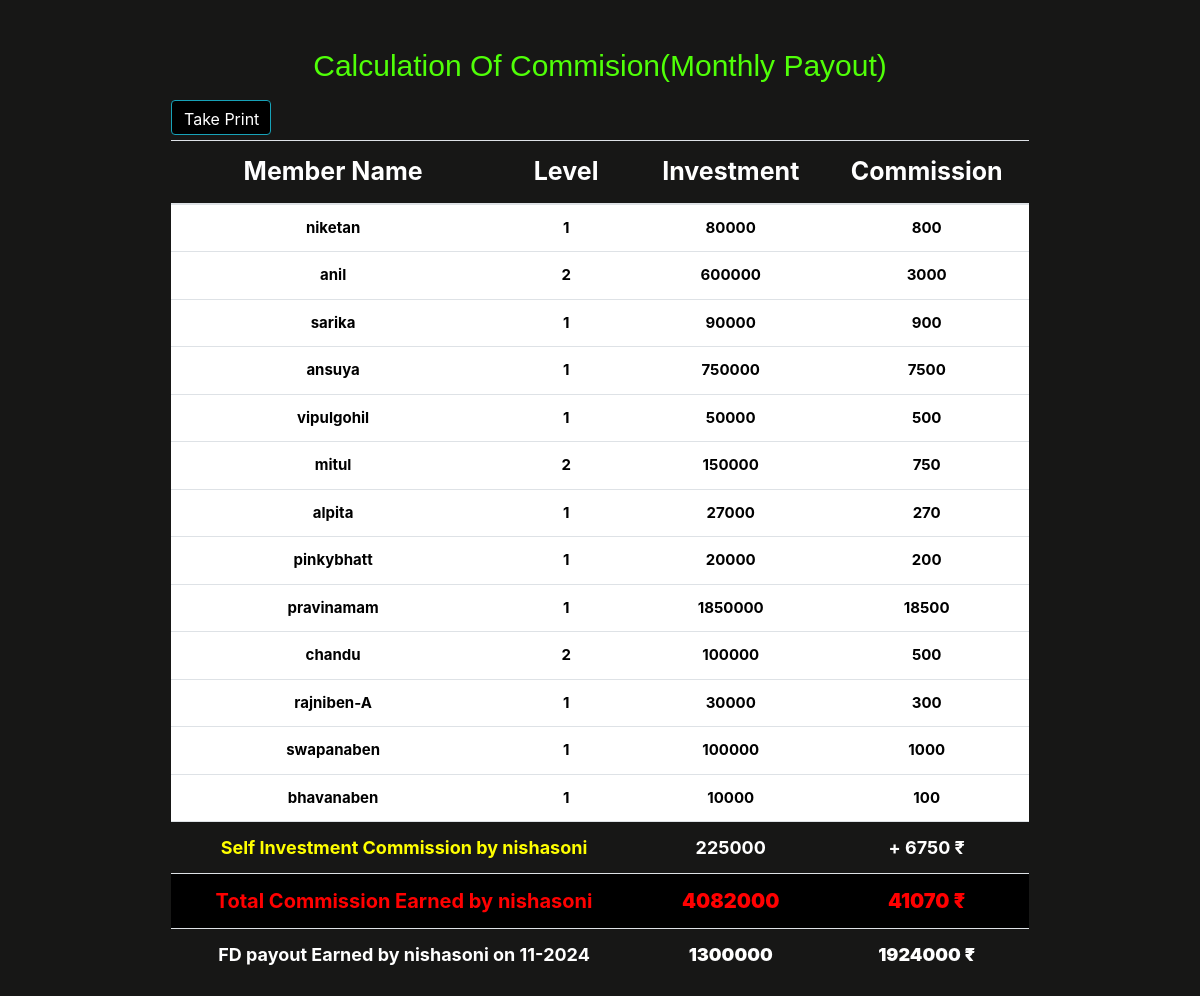
/commision.php?name=nishasoni, run on the app's committed database.
### tables this page shows
CREATE TABLE `members` (
  `id` int(11) NOT NULL,
  `name` varchar(255) DEFAULT NULL,
  `upline` varchar(255) DEFAULT NULL,
  `amount` float NOT NULL,
  `fd` int(25) NOT NULL,
  `date` datetime NOT NULL DEFAULT current_timestamp(),
  `date1` datetime DEFAULT NULL
);

### commision.php (the view, shortened to what this page needs)
<!DOCTYPE html>
<html lang="en">
<head>
</head>
<link rel="stylesheet" href="//cdn.datatables.net/1.11.5/css/jquery.dataTables.min.css">
<link rel="stylesheet" href="https://use.fontawesome.com/releases/v5.8.2/css/all.css">
<link rel="stylesheet" href="https://maxcdn.bootstrapcdn.com/bootstrap/4.0.0/css/bootstrap.min.css">
<body class="back" style="background-color:#171716;">
    <main class="container mt-5">
        <div class="container" style="width:80%;">
            <div class="table-responsive" style="overflow-x: hidden;">
                <div class="form-container">
                    <h1 class="text-center" style="color:#50ff08; font-family: Algerian, sans-serif;font-size:30px;">Calculation Of Commision(Monthly Payout)</h1><br>
                    <?php
                        $upline = '';
                        if ($_SERVER['REQUEST_METHOD'] === 'POST') {
                            if (isset($_POST['upline'])) {
                                $upline = $_POST['upline'];
                            }
                        } elseif (isset($_GET['name'])) {
                            $upline = $_GET['name'];
                        }
                            $conn = mysqli_connect("localhost", "root", "", "mlm");
                            try {
                                $query = "SELECT * FROM members WHERE name = '$upline'";
                                $result = mysqli_query($conn, $query);
                                if (mysqli_num_rows($result) > 0) {
                                    while($row = mysqli_fetch_assoc($result)) {
                                        $investment = $row["amount"];
                                    }
                                } else {
                                    throw new Exception("No investment found for " . $upline);
                                }
                            }
                            catch (Exception $e) {
                            }
                    ?>
                                <a href="#" onclick="window.print()" class="btn btn-info" style="margin-right:1000px;margin-top:-25px;width:100px;height:35px;
                                color:white;background-color:black;"><i class="material-icons"><!&#xE24D;></i> <span>
                                Take Print</span></a>
                        </div>
                                <table  id='NoOrder' class='table table-striped text-center'  style='font-size:20px;' >
                                    <thead>
                                        <tr style="font-size:25px;color:white;background-color:#171716;">
                                            <th>Member Name</th>
                                            <th>Level</th>
                                            <th>Investment</th>
                                            <th>Commission</th>
                                        </tr>
                                    </thead>
                                    <tbody>
                                <?php
                                if (isset($_GET['name'])) {
                                    $upline = $_GET['name'];
                                }
                                else if ($_SERVER['REQUEST_METHOD'] === 'POST') {
                                    $upline = $_POST['upline'];
                                }
                                    $conn = mysqli_connect("localhost", "root", "", "mlm");
                                    try {
                                        $query = "SELECT *, COALESCE(fd, '') AS fd FROM members WHERE name = '$upline'";
                                        $result = mysqli_query($conn, $query);
                                        if (mysqli_num_rows($result) > 0) {
                                            while ($row = mysqli_fetch_assoc($result)) {
                                                $investment = $row["amount"];
                                                $neel = $row["fd"];
                                                $kalp = $row["date1"];
                                            }
                                        } else {
                                            throw new Exception("No investment found for " . $upline);
                                        }
                                        $total_commission = getDownlinesCommission($upline, $conn, 0, $investment);
                                        $final_total = ($investment * 0.03) + $total_commission;
                                        $own = ($investment * 0.03);
                                        $total_investment = getTotalInvestment($upline, $conn, 0, $investment);
                                        $totalInvestment = $investment + $total_investment;
                                        echo "<tr style='font-size:18px;color:yellow;background-color:#171716;'>";
                                        echo "<td colspan='2'><strong>Self Investment Commission by $upline</strong></td>";
                                        echo "<td colspan='1'><strong><span style='color:white;'>$investment</span></strong></td>";
                                        echo "<td colspan='1'><strong><span style='color:white;'>+ $own ₹</span></strong></td>";
                                        echo "</tr>";
                                        echo "<tr style='font-size:20px;background-color:black;color:red;'>";
                                        echo "<td colspan='2'><strong>Total Commission Earned by $upline</td>";
                                        echo "<td colspan='1' style='font-size:20px;font-weight:bold;'><strong>$totalInvestment</strong></td>";
                                        echo "<td colspan='1' style='font-size:20px;font-weight:bold;'><strong>$final_total ₹</strong></td>";
                                        echo "</tr>";
                                        if ($neel > 0) {
                                            $fdInvestment = $neel;
                                            $fdtotal = ($fdInvestment * 0.04)*12+$fdInvestment;
                                            $fd_date = $kalp;
                                            $fd_date = date('m-Y', strtotime('+1 year', strtotime($fd_date)));
                                            echo "<tr style='font-size:18px;color:white;background-color:#171716;'>";
                                            echo "<td colspan='2'><strong>FD payout Earned by $upline on $fd_date</strong></td>";
                                            echo "<td colspan='1' style='font-size:18px;font-weight:bold;'><strong>$fdInvestment</strong></td>";
                                            echo "<td colspan='1' style='font-size:18px;font-weight:bold;'><strong>$fdtotal ₹</strong></td>";
                                            echo "</tr>";
                                        }
                                    ?>
                                    </tbody>
                                </table>
                            <?php
                            } catch (Exception $e) {
                                echo "<div class='error'>" . $e->getMessage() . "</div>";
                            }
                            ?>
                        <?php
                            function  getTotalInvestment($upline, $conn, $level, $investment) {
                                $query = "SELECT * FROM members WHERE upline = '$upline'";
                                $result = mysqli_query($conn, $query);
                                if (mysqli_num_rows($result) > 0) {
                                    $sum = 0;
                                    while($row = mysqli_fetch_assoc($result)) {
                                        $amount = $row["amount"];
                                        $sum += $amount + getTotalInvestment($row["name"], $conn, $level + 1, $investment);
                                    }
                                    return $sum ;
                                } else {
                                    return 0;
                                }
                            }
                        ?>
                        <?php
                        function getDownlinesCommission($upline, $conn, $level, $investment) {
                            $query = "SELECT * FROM members WHERE upline = '$upline'";
                            $result = mysqli_query($conn, $query);
                            if (mysqli_num_rows($result) > 0) {
                                $commission = 0;
                                while($row = mysqli_fetch_assoc($result)) {
                                    $amount = $row["amount"];
                                    $fd = $row["fd"];
                                    if ($level == 0) {
                                        $level_commission = 0.01 * $amount;
                                        $level_commission1 = 0.01 * $fd;
                                    } else if ($level == 1) {
                                        $level_commission = 0.005 * $amount;
                                        $level_commission1 = 0.005 * $fd;
                                    } else {
                                        $level_commission = 0.0025 * $amount;
                                        $level_commission1 = 0.0025 * $fd;
                                    }
                                    if($level_commission1>0){
                                        echo "<tr style='font-size:15px;color:black;font-weight:bold;background-color:white;'><td>" . $row["name"] . "</td><td>" . $level+1 . "</td> <td>" . $row["amount"] . "</td><td>" . $level_commission . "</td></tr>";
                                        echo "<tr style='font-size:15px;color:black;font-weight:bold;background-color:white;'><td>" . $row["name"] . "{FD}</td><td>" . $level+1 . "</td> <td>" . $row["fd"] . "</td><td>" . $level_commission1 . "</td></tr>";
                                    }else{
                                        echo "<tr style='font-size:15px;color:black;font-weight:bold;background-color:white;'><td>" . $row["name"] . "</td><td>" . $level+1 . "</td> <td>" . $row["amount"] . "</td><td>" . $level_commission . "</td></tr>";
                                    }
                                    $commission +=  $level_commission1 + $level_commission + getDownlinesCommission($row["name"], $conn, $level + 1, $investment);
                                }
                                return $commission ;
                            } else {
                                return 0;
                            }
                        }
                        ?>
                    </div>
                </div>
        </main>
    </body>
</html>

### commision.php (style rules this page uses)
.back { background-size: cover; background-position: center center; background-repeat: no-repeat; background-color:#171716; }

### data on the page
members: name "niketan", level "1", amount "80000", amount "800"
members: name "anil", level "2", amount "600000", amount "3000"
members: name "sarika", level "1", amount "90000", amount "900"
members: name "ansuya", level "1", amount "750000", amount "7500"
members: name "vipulgohil", level "1", amount "50000", amount "500"
members: name "mitul", level "2", amount "150000", amount "750"
members: name "alpita", level "1", amount "27000", amount "270"
members: name "pinkybhatt", level "1", amount "20000", amount "200"
members: name "pravinamam", level "1", amount "1850000", amount "18500"
members: name "chandu", level "2", amount "100000", amount "500"
members: name "rajniben-A", level "1", amount "30000", amount "300"
members: name "swapanaben", level "1", amount "100000", amount "1000"
members: name "bhavanaben", level "1", amount "10000", amount "100"
members: amount "225000", amount "6750", amount "4082000", amount "41070", date1 "11-2024"

### other printed values
$upline "nishasoni"
$fdInvestment "1300000"
$fdtotal "1924000"
